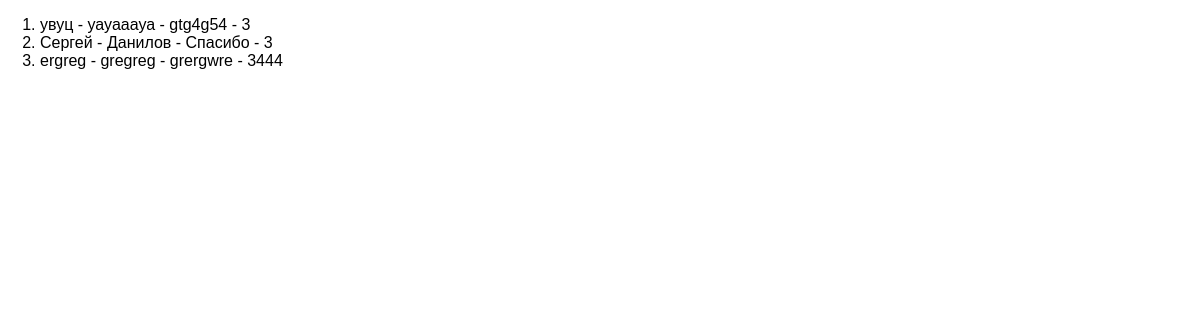
Page /list on the earlier database version.
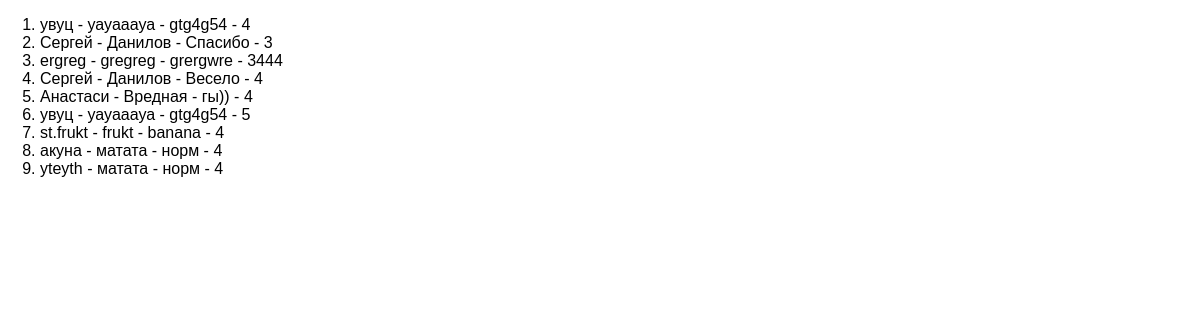
Same page on the later database version.
### feedback/models.py (models this page shows)
class Feedback(models.Model):
    name = models.CharField(max_length=40, validators=[MinLengthValidator(3)])
    surname = models.CharField(max_length=60)
    feedback = models.TextField(max_length=1000)
    rating = models.PositiveIntegerField()
    def __str__(self):
        return f'{self.name} - {self.surname} - {self.feedback} - {self.rating}'

### feedback/views.py (the view)
# urls.py: path('list', views.ListFeedBack.as_view()),
class ListFeedBack(ListView):
    template_name = 'feedback/list_feedback.html'
    model = Feedback
    context_object_name = 'feedback'
    def get_queryset(self):  # при помощи этого метода можно как-то отфильтровать наши данные
        queryset = super().get_queryset()
        filter_qs = queryset.filter(rating__gt=2)
        return filter_qs

### feedback/templates/feedback/list_feedback.html (shortened to what this page needs)
{% extends 'feedback/base.html' %}
{% block content %}
    <ol>
     {% for feedback in feedback %}
            <li>{{ feedback }}</li>
            {% endfor %}
    </ol>
{% endblock %}

Differences in the rows shown:
changed Feedback: name+surname+feedback "увуц - уауааауа - gtg4g54 - 3" → "увуц - уауааауа - gtg4g54 - 4"
added Feedback: name+surname+feedback "Сергей - Данилов - Весело - 4"
added Feedback: name+surname+feedback "Анастаси - Вредная - гы)) - 4"
added Feedback: name+surname+feedback "увуц - уауааауа - gtg4g54 - 5"
added Feedback: name+surname+feedback "st.frukt - frukt - banana - 4"
added Feedback: name+surname+feedback "акуна - матата - норм - 4"
added Feedback: name+surname+feedback "yteyth - матата - норм - 4"
